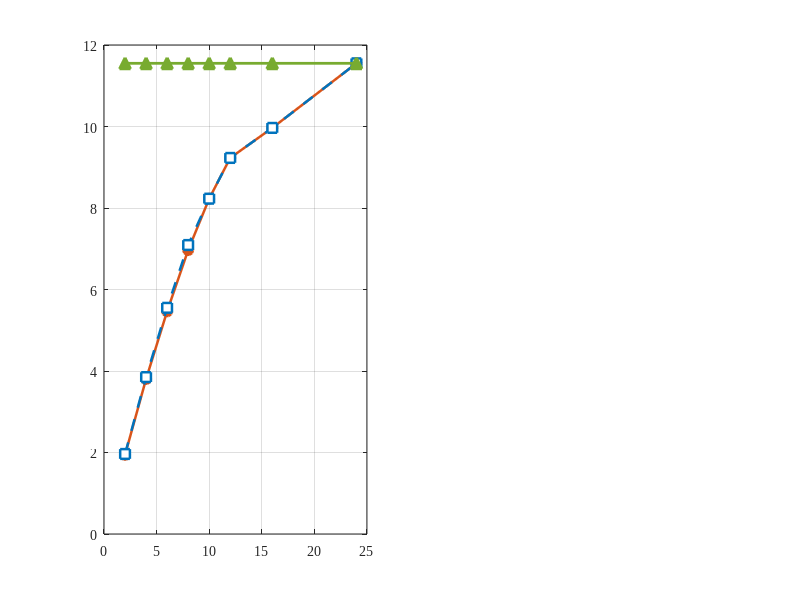

Source code (MATLAB): (Note: this script raises an error after producing the figure.)
% plot_entropy_robustness.m
% Multi-source entropy degradation robustness (SCI format, English, TIFF output)
clear; clc; close all;
d = load('entropy_robustness.mat');

eb    = double(d.entropy_bits(:));
upper = double(d.upper_minH);

% ---- Global SCI-style settings ----
set(0,'DefaultAxesFontName','Times New Roman');
set(0,'DefaultTextFontName','Times New Roman');
FS   = 12;            % axis font size
FSL  = 11;            % legend font size
LW   = 1.8;           % line width
MS   = 7;             % marker size
DPI  = '-r600';       % 600 dpi for print

col_orig = [0.85 0.33 0.10];   % Original HQC
col_same = [0.00 0.45 0.74];   % Chaos Same-Source
col_dual = [0.47 0.67 0.19];   % Chaos Dual-Source

% ============ Figure 1: two-panel (min-entropy + uniqueness) ============
fig1 = figure('Color','w','Units','centimeters','Position',[2 2 24 9]);

% ---- Panel (a): sample-level min-entropy ----
subplot(1,2,1); hold on; grid on; box on;
plot(eb, d.minH_orig(:), '-o','LineWidth',LW,'MarkerSize',MS,'Color',col_orig,'MarkerFaceColor',col_orig);
plot(eb, d.minH_same(:), '--s','LineWidth',LW,'MarkerSize',MS,'Color',col_same,'MarkerFaceColor','w');
plot(eb, d.minH_dual(:), '-^','LineWidth',LW+0.2,'MarkerSize',MS+1,'Color',col_dual,'MarkerFaceColor',col_dual);
yline(upper,':k','LineWidth',1.3);
text(eb(end), upper, '  Upper bound log_2(N)', 'FontName','Times New Roman', ...
     'FontSize',FSL,'VerticalAlignment','bottom','HorizontalAlignment','right');
xlabel('Primary Source Entropy (bit)','FontSize',FS,'FontWeight','bold');
ylabel('Sample-level Min-Entropy (bit)','FontSize',FS,'FontWeight','bold');
title('(a) Output Min-Entropy under Degradation','FontSize',FS,'FontWeight','bold');
legend({'Original HQC','Chaos Same-Source','Chaos Dual-Source'}, ...
       'Location','southeast','FontSize',FSL,'Box','on');
set(gca,'FontSize',FS,'LineWidth',1.2);
xlim([min(eb) max(eb)]); ylim([0 upper*1.12]);

% ---- Panel (b): output uniqueness ratio ----
subplot(1,2,2); hold on; grid on; box on;
plot(eb, d.uniq_orig(:), '-o','LineWidth',LW,'MarkerSize',MS,'Color',col_orig,'MarkerFaceColor',col_orig);
plot(eb, d.uniq_same(:), '--s','LineWidth',LW,'MarkerSize',MS,'Color',col_same,'MarkerFaceColor','w');
plot(eb, d.uniq_dual(:), '-^','LineWidth',LW+0.2,'MarkerSize',MS+1,'Color',col_dual,'MarkerFaceColor',col_dual);
xlabel('Primary Source Entropy (bit)','FontSize',FS,'FontWeight','bold');
ylabel('Output Uniqueness Ratio','FontSize',FS,'FontWeight','bold');
title('(b) Output Uniqueness under Degradation','FontSize',FS,'FontWeight','bold');
legend({'Original HQC','Chaos Same-Source','Chaos Dual-Source'}, ...
       'Location','southeast','FontSize',FSL,'Box','on');
set(gca,'FontSize',FS,'LineWidth',1.2);
xlim([min(eb) max(eb)]); ylim([0 1.06]);

% ---- Save as uncompressed/LZW TIFF at 600 dpi ----
print(fig1,'fig_entropy_robustness','-dtiff',DPI);
disp('Saved fig_entropy_robustness.tif');

% ============ Figure 2: bar chart at a low-entropy point ============
idx  = find(eb <= 8, 1, 'last');       % pick a low-entropy point (e.g. 8 bit)
vals = [d.uniq_orig(idx), d.uniq_same(idx), d.uniq_dual(idx)];

fig2 = figure('Color','w','Units','centimeters','Position',[2 2 13 10]);
b = bar(vals, 0.6,'FaceColor','flat'); hold on; box on; grid on;
b.CData = [col_orig; col_same; col_dual];
set(gca,'XTickLabel',{'Original HQC','Chaos Same-Source','Chaos Dual-Source'}, ...
        'FontSize',FS,'LineWidth',1.2);
ylabel('Output Uniqueness Ratio','FontSize',FS,'FontWeight','bold');
title(sprintf('Output Uniqueness at %d-bit Primary Entropy', eb(idx)), ...
      'FontSize',FS,'FontWeight','bold');
ylim([0 1.08]);
for i = 1:3
    text(i, vals(i)+0.025, sprintf('%.3f',vals(i)), ...
         'HorizontalAlignment','center','FontName','Times New Roman','FontSize',FSL);
end
xtickangle(12);

print(fig2,'fig_entropy_robustness_bar','-dtiff',DPI);
disp('Saved fig_entropy_robustness_bar.tif');
